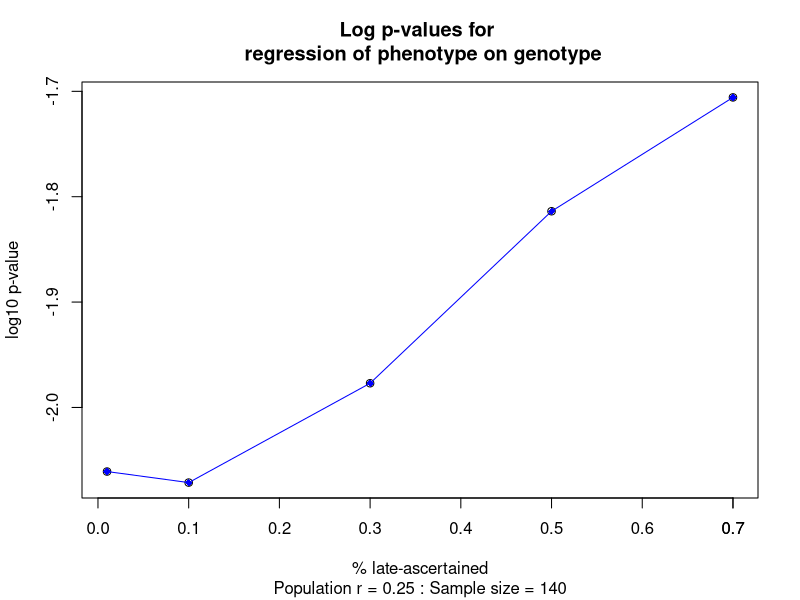

This chart was generated by the following R code:
# Checking impact of ascertainment bias on regression data

# Our SCT sample is mixture of prenatal and postnatal identified cases
# We know the latter will have more impairment
# Want to check the impact on power etc of having this mixture
# The problem is similar to the one about using cutoffs for groups that was discussed in SQING

# Program based on SQING Simulation of genotype-phenotype relations by DVM Bishop
# This version started 18th October 2017

# Conclusion from simulation: inclusion of selected cases does reduce p-values for 
# regression of phenotype on genotype, but the effect is small enough not to give concern.
#-------------------------------------------------------------------------

library(MASS) #for mvrnorm function to make multivariate normal distributed vars
library(tidyverse)
options(scipen=999) #disable scientific notation.
#-------------------------------------------------------------------------
# Specify parameters to create correlated variables
#-------------------------------------------------------------------------
nVar<-2 #number of simulated variables 
myM<-0 # Mean score for simulated variables
myVar<-1 #Variance for simulated variables
myN<-140 #set sample size per group (You can vary this to see the effect)
i <-0
nSims<-5000 #arbitary N simulations
mycutoff<- -1 #differs from SQING bcs final group is a mix of cutoff and noncutoff
mylo.p<-c(.01,.1,.3,.5,.7) #proportion of cases selected as below cutoff
corrlist<-c(.25)
summarytable<-data.frame(matrix(rep(NA,12*length(mylo.p)*nSims),ncol=12)) #initialise table to hold results
colnames(summarytable)<-c('Nsub','truer','cutoff','proplo','p.r','p.chi','N_aa','N_Aa','N_AA',
'mean_aa','mean_Aa','mean_AA')
for (myCorr in corrlist){ #correlation between variables; can loop through various values
  #----------------------------------------------------------------------------------------
  # Generate a sample from a multivariate normal distribution with the specified correlation matrix
  #----------------------------------------------------------------------------------------
  
  myCov<-matrix(rep(myCorr,nVar*nVar),nrow=nVar) #rep(x,y) means generate y values of x
  diag(myCov)<-rep(myVar,nVar)  
  mydata<-data.frame(mvrnorm(n = myN*100, rep(myM,nVar), myCov)) #make big population to select from
  colnames(mydata)<-c('myz','pheno')
  MAF<-.5 # minor allele frequency
  # convert the random normal deviates to genotype values of 0, 1 or 2, depending on MAF
  Naa<-MAF*MAF
  NAA<-(1-MAF)^2
  NaA<-1-Naa-NAA
  mydata$mygeno<-1
  critA<--qnorm(NAA)
  mydata[mydata$myz>critA,3]<-2
  crita<-qnorm(Naa)
  mydata[mydata$myz<crita,3]<-0
  
  #test significant of correlation of genotype/phenotype for full population
  rtest<-cor.test(mydata$pheno,mydata$mygeno)
  myr<-rtest$estimate
  
  regtest<-summary(lm(pheno~mygeno,data=mydata))
  myp<-regtest$coefficients[8] #pvalue for linear regression of pheno on geno
  myevalue<-c(as.integer(myN/4),as.integer(myN/2),as.integer(myN/4)) #expected distribution of genotypes
  myovalue<-table(mydata$mygeno[1:myN]) #observed distribution of genotypes
  mychi<-chisq.test(rbind(myevalue,myovalue))
  
for (k in 1:nSims){

for (j in mylo.p){ #range of cutoffs to loop through

i<-i+1 #increase index for summary table row
proplo<-j#proportion drawn from group with low scores
summarytable[i,1]<-myN
summarytable[i,2]<-myr
summarytable[i,3]<- mycutoff 
summarytable[i,4]<-proplo #proportion of low ('late ascertained') cases this run

lobit<-filter(mydata,pheno<j)
n.sel<-as.integer(myN*j)
s<-sample(nrow(lobit),n.sel,replace=FALSE)
selsample<-lobit[s,]
n.unsel<-myN-n.sel
u<-sample(nrow(mydata),n.unsel,replace=FALSE)
usample<-mydata[u,] #unbiased sample from all of mydata
usample$source<-0
selsample$source<-1
totsample<-rbind(selsample,usample)
rtest<-cor.test(totsample$pheno,totsample$mygeno)
myp<-rtest$p.value #alternative way of getting p for regression
if (myp< .001){myp <- .001} #set floor for low p-values to help plotting
Nsample<-nrow(totsample)
myevalue[2]<-as.integer(Nsample*NaA)
myevalue[1]<-as.integer(Nsample*Naa)
myevalue[3]<-as.integer(Nsample*NAA)
myovalue<-table(totsample$mygeno)
mychi<-chisq.test(rbind(myevalue,myovalue))
myp2<-mychi$p.value
if (myp2< .001){myp2<- .001} #set floor for low p-values to help plotting
summarytable[i,5]<-myp
summarytable[i,6]<-myp2
summarytable[i,7:9]<-myovalue
mymeans<-aggregate(totsample$pheno,by=list(totsample$mygeno),FUN=mean)
summarytable[i,10:12]<-mymeans[,2]
}
}
}
#----------------------------------------------------------------------------------------
summarytable$log.pr<-log10(summarytable[,5])
 summarytable$log.pchi<-log10(summarytable[,6])

 myrange=1:length(mylo.p)
rdsname<-paste0('rds_N',myN,'_r_',myCorr,'.rds')
saveRDS(summarytable,file=rdsname)#save file in R format
#can read RDS back in with readRDS(file=rdsname)
#-------------------------------------------------------------
 # aggregate data to get means by proportion who are late ascertained

 aggdata<-aggregate(summarytable[,5:14], by=list(summarytable$proplo),
                   FUN=mean, na.rm=TRUE)
colnames(aggdata)[1]<- 'proplo'

myhead<-'Log p-values for \n regression of phenotype on genotype'
mysub<-paste('Population r =',myCorr,': Sample size =',myN)
plot(aggdata$proplo,aggdata$log.pr,main=myhead,sub=mysub,
     xlab='% late-ascertained',ylab='log10 p-value')
axis(side=1,at=proplo)
lines(aggdata$proplo,aggdata$log.pr,col='blue',type='o',pch=18)
abline(h=log10(.05),col='red',lty=2)



colnames(aggdata)[5:7]<-c('aa','aA','AA')


#Illustrate how means and N change with cutoffs at 3 levels
# par(mfrow=c(1,3)) #set up plot frame with 3 plots in 1 row
# 
# barplot(as.matrix(aggdata[1,5:7]),main='No cutoff',ylim=c(-.2,1.25),ylab='zscore')
# text(.6,.04,paste('N = ',as.integer(aggdata[1,2])),cex=.8)
# text(1.8,.08,paste('N = ',as.integer(aggdata[1,3])),cex=.8)
# text(3.1,.35,paste('N = ',as.integer(aggdata[1,4])),cex=.8)
# 
# barplot(as.matrix(aggdata[3,5:7]),main='Cutoff = 0',ylim=c(-.2,1.25))
# text(.6,.8,paste('N = ',as.integer(aggdata[3,2])),cex=.8)
# text(1.8,.85,paste('N = ',as.integer(aggdata[3,3])),cex=.8)
# text(3.1,.95,paste('N = ',as.integer(aggdata[3,4])),cex=.8)
# 
# barplot(as.matrix(aggdata[4,5:7]),main='Cutoff = .5',ylim=c(-.2,1.25))
# text(.6,1.15,paste('N = ',as.integer(aggdata[4,2])),cex=.8)
# text(1.8,1.18,paste('N = ',as.integer(aggdata[4,3])),cex=.8)
# text(3.1,1.235,paste('N = ',as.integer(aggdata[4,4])),cex=.8)


